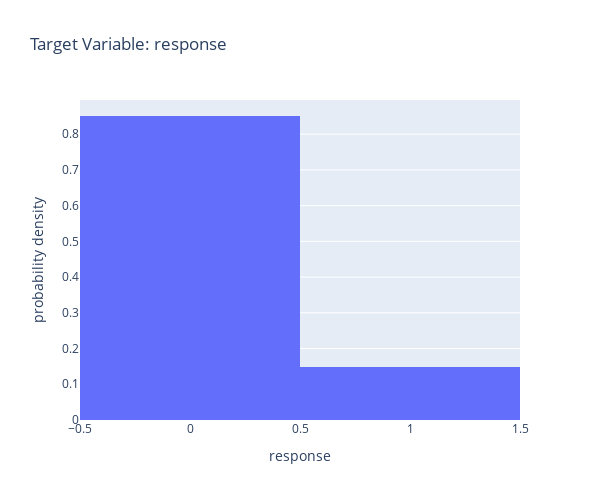

The notebook cell saved with this chart:
### Code cell
px.histogram(df, 
    x = 'response',
    histnorm='probability density',
    height = 500,
    width = 600,
    title = 'Target Variable: response').show()

### Figure 1 — Plotly figure (JSON) as saved in the notebook; plotly's stock layout.template omitted (floating-point values rounded to 4 significant figures; data arrays with more than 128 entries replaced by an {"elided": "..."} marker saying what was removed)
{"data": [{"alignmentgroup": "True", "bingroup": "x", "histnorm": "probability density", "hovertemplate": "response=%{x}<br>probability density=%{y}<extra></extra>", "legendgroup": "", "marker": {"color": "#636efa", "pattern": {"shape": ""}}, "name": "", "offsetgroup": "", "orientation": "v", "showlegend": false, "type": "histogram", "x": {"elided": "2240 int values"}, "xaxis": "x", "yaxis": "y"}], "layout": {"barmode": "relative", "height": 500, "legend": {"tracegroupgap": 0}, "title": {"text": "Target Variable: response"}, "width": 600, "xaxis": {"anchor": "y", "domain": [0, 1], "title": {"text": "response"}}, "yaxis": {"anchor": "x", "domain": [0, 1], "title": {"text": "probability density"}}}}
